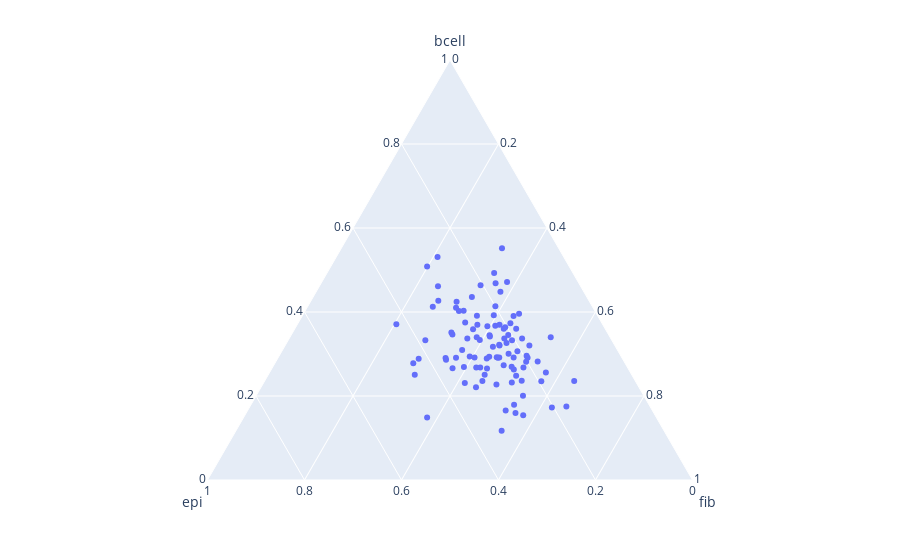
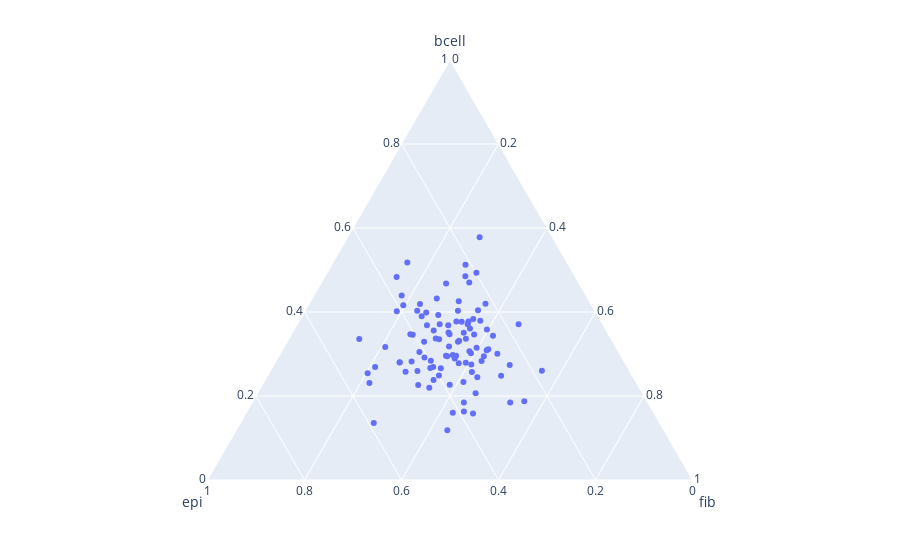

Notebook source saved alongside these figures, in order:
### Code cell
test_prop_y, prop_y, loss = main.main(50, True)
px.scatter_ternary(test_prop_y, a="bcell", b="epi", c="fib").show()
px.scatter_ternary(prop_y, a="bcell", b="epi", c="fib").show()
